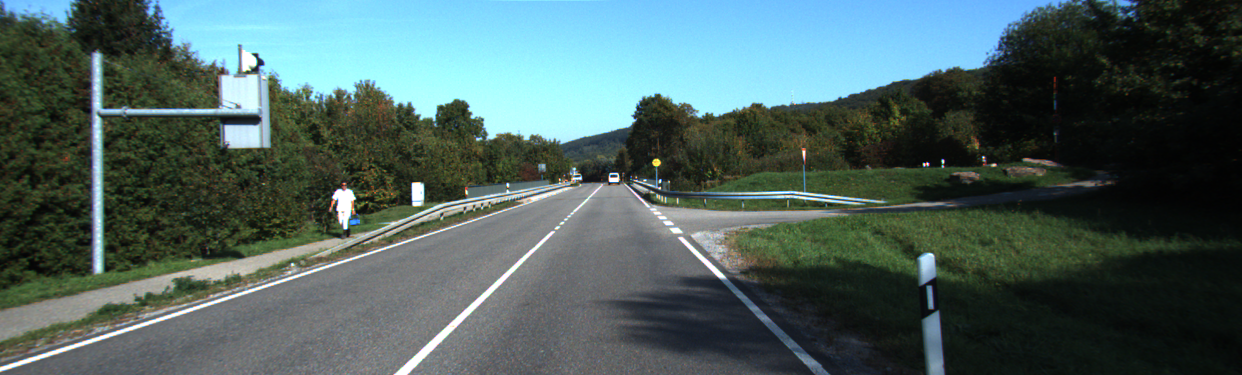
#> input picture PART_A/oneCamera/hardtester/000005.png, 1242 x 375 px; its folder holds only this picture in this run
$ python road_detector_A1.py
#> lines starting #> are read from the running program, lines starting #| are printed output that depends on the picture; after the words box and inside, x2 and y2 are one past the last pixel; in counts of white or black regions, pixels touching at a corner belong together
import cv2
import numpy as np
from collections import deque
from skimage.morphology import skeletonize
from skimage.draw import polygon2mask
import matplotlib.pyplot as plt


###### ROAD DETECTION PIPELINE ######
# This script implements a road detection pipeline using region growing and GrabCut.

# ===============================

# 1. ROI Construction:
#    - Define a trapezoid-shaped Region of Interest (ROI) to eliminate the sky.

# 2. C1 Channel Preprocessing:
''' - Compute the C1 channel: arctangent of R / max(G, B).
    - Apply CLAHE to enhance contrast.
    - C1 is robust to vegetation and blue sky.'''

# 3. Region Growing on C1:
#    - Start from 3 seed points near the bottom of the image.

# 4. Lab Channel Preprocessing:
''' - Apply Retinex enhancement to normalize illumination.
    - Convert to Lab color space and extract the b* channel.
    - Apply histogram equalization.'''

# 5. Region Growing on Lab b*:
#    - Start from the same 3 seed points.

# 6. Channel Selection:
'''    - Choose the best mask based on mean color statistics:
      - Use Lab by default.
      - Fall back to C1 if Lab region-growing yields green or reddish areas (vegetation warning).'''

# 7. Post-Processing of the Selected Mask:
#    - Morphological closing to fill small holes.
#    - Dilation to expand the mask and clean edges.
#    - Crop the mask to the ROI.

# 8. GrabCut Refinement:
#    - Use region-growing mask to initialize GrabCut:
#      - Core → sure foreground
#      - Rest → probable foreground
#    - Result: refined road segmentation.

# 9. Road Shape Extraction:
#    - Find the largest contour (or merge two largest if close in area).
#    - Compute the convex hull to obtain a clean road shape.

# Visual Pipeline:

#        __ C1 channel + CLAHE  \
#       /                        \
# ROI ---                         -- region growing → post-process → GrabCut → contour → convex hull
#       \__ Lab + Retinex ______/


###### LANE DETECTION PIPELINE ######

#TO DO: UPDATE LANE DETECTION!
# fast lane detection -> works only for two lanes
# 1. Convert the image to grayscale and apply Gaussian blur.
# 2. Use Canny edge detection to find edges in the image.
# 3. Create a mask for the region of interest (ROI) using the road hull mask.
# 4. Apply Hough Transform to detect lines in the masked edges.
# 5. Find the line closest to the center of the road
#    - Use the cross product to determine if a point is left or right of the center line.
# 6. Create left and right masks based on the detected line.

# gray → blur → Canny → mask → Hough Transform → line detection → left/right masks


##################################################### ROAD DETECTION PIPELINE #######################################################

# --- geometric helpers -------------------------------------------------------
def build_trapezoid_roi(shape, top_ratio=0.55, bottom_ratio=0.98, widen=0.15):
    """Return a binary ROI mask shaped like a road-trapezoid."""
    h, w = shape
    pts = np.array([
        (int(w*0.5*(1-widen)), int(h*top_ratio)),   # TL
        (int(w*0.5*(1+widen)), int(h*top_ratio)),   # TR
        (int(w*bottom_ratio),  h-1),                # BR
        (int(w*(1-bottom_ratio)), h-1)              # BL
    ], dtype=np.int32)
    mask = np.zeros((h, w), np.uint8)
    cv2.fillPoly(mask, [pts], 255)
    return mask

# [8 lines left out: function largest_hull, not called in this run]

def overlay_hull(frame_bgr, hull, color=(0,255,0), alpha=0.4):
    """Draw filled transparent hull on frame (in-place)."""
    overlay = frame_bgr.copy()
    cv2.fillPoly(overlay, [hull], color)
    cv2.addWeighted(overlay, alpha, frame_bgr, 1-alpha, 0, frame_bgr)

# utilities
# [9 lines left out: function image_loader, not called in this run]

# region growing

def compute_c1_channel(image):
    image_rgb = cv2.cvtColor(image, cv2.COLOR_BGR2RGB).astype(np.float32) + 1e-6
    R = image_rgb[:, :, 0]
    G = image_rgb[:, :, 1]
    B = image_rgb[:, :, 2]
    max_GB = np.maximum(G, B) + 1e-6
    c1 = np.arctan(R / max_GB)
    return ((c1 - c1.min()) / (c1.max() - c1.min()) * 255).astype(np.uint8)


def region_growing(img, seeds, threshold)-> np.ndarray:
    """
    img: Input image (grayscale)
    seeds: List of seed points (x, y) to start the region growing
    threshold: Intensity difference threshold for region growing
    Returns a binary mask of the segmented region
    """
    h, w= img.shape
    segmented = np.zeros((h, w), np.uint8)  # Final mask
    visited = np.zeros((h, w), np.uint8)    # To avoid revisiting pixels

    for seed in seeds:
        queue = deque()
        queue.append(seed) # Initialize queue with seed point

        seed_value = img[seed[1], seed[0]]  # graysale
        region_mean = float(seed_value)
        region_size = 1

        while queue:
            x, y = queue.popleft()

            for dx, dy in [(-1,0), (1,0), (0,-1), (0,1)]: #dfs
                nx, ny = x+dx, y+dy # Neighbor coordinates
                #horizon = int(h * 0.4) ; if 0 <= nx < w and horizon <= ny < h and visited[ny, nx] == 0:
                if 0 <= nx < w and 0 <= ny < h and visited[ny, nx] == 0: # Check bounds and if not visited
                    neighbor_value = img[ny, nx] # Grayscale value of neighbor
                    visited[ny, nx] = 1
                    region_mean= (region_mean * region_size + neighbor_value) / (region_size + 1) # Update mean

                    diff = abs(region_mean - neighbor_value)
                    if diff < threshold:
                        segmented[ny, nx] = 255
                        #visited[ny, nx] = 1
                        queue.append((nx, ny))
                        #region_mean += neighbor_value
                        region_size += 1

    return segmented

# grab cut
def grab_cut(img, initial_mask, iterations=5,strong_foreground_width_ratio=0.3)-> np.ndarray:
    """
    img: Input image (color, BGR)
    initial_mask: Binary mask from region growing (0 and 255)
    itrations: Number of GrabCut iterations
    Returns the refined binary mask (0 background, 255 foreground)
    based on color information (GMMs) and pixel positions finds foreground using min-cut/max-flow optimization
    """
    h, w = initial_mask.shape
    img = img.copy()
    # # Initialize GrabCut mask
    #grabcut_mask = build_grabcut_mask_from_road_mask_old(initial_mask)  # default probable background

    # # # Models (empty, OpenCV needs them)
    bgdModel = np.zeros((1, 65), np.float64)
    fgdModel = np.zeros((1, 65), np.float64)
    grabcut_mask = build_grabcut_mask_from_road_mask(initial_mask, strong_foreground_width_ratio)

    # Apply GrabCut
    # Sanity check before calling GrabCut
    if not np.any((grabcut_mask == cv2.GC_FGD) | (grabcut_mask == cv2.GC_PR_FGD)):
        print("[ERROR] No foreground pixels in GrabCut mask — skipping.")
        return np.zeros_like(grabcut_mask, dtype=np.uint8)

    cv2.grabCut(img, grabcut_mask, None, bgdModel, fgdModel, iterations, cv2.GC_INIT_WITH_MASK)

    # Post-process: Pixels marked as foreground (FG or probable FG) -> 255, else -> 0
    final_mask = np.where(
        (grabcut_mask == cv2.GC_FGD) | (grabcut_mask == cv2.GC_PR_FGD),
        255, 0
    ).astype(np.uint8)

    return final_mask

#helper function to convert road mask to grabcut mask
def build_grabcut_mask_from_road_mask(road_mask: np.ndarray, strong_foreground_width_ratio=0.3) -> np.ndarray:
    """
    Converts a binary road_mask into grabcut mask:
    - center region becomes sure foreground (GC_FGD)
    - rest of white region becomes probable foreground (GC_PR_FGD)
    - black remains probable background (GC_PR_BGD)

    Parameters:
        road_mask: np.ndarray with 0 (background) and 255 (road)
        strong_foreground_width_ratio: width ratio of the sure foreground center band
    Returns:
        grabcut_mask: np.ndarray with values in {0,1,2,3}
    """
    h, w = road_mask.shape
    grabcut_mask = np.full((h, w), cv2.GC_PR_BGD, dtype=np.uint8)

    grabcut_mask[road_mask == 255] = cv2.GC_PR_FGD

    # Define central "safe" zone to mark as sure foreground
    start_x = int(w * (0.5 - strong_foreground_width_ratio / 2))
    end_x = int(w * (0.5 + strong_foreground_width_ratio / 2))
    center_band = road_mask[:, start_x:end_x]

    # In that band, anything that was 255 becomes "sure foreground"
    grabcut_mask[:, start_x:end_x][center_band == 255] = cv2.GC_FGD

    return grabcut_mask

#post processing
def post_processingv1(road_mask: np.ndarray) -> np.ndarray:
    # Post-processing v1
    #close shape
    kernel = cv2.getStructuringElement(cv2.MORPH_ELLIPSE, (5,5))
    road_mask = cv2.morphologyEx(road_mask, cv2.MORPH_CLOSE, kernel)
    # Then dilate separately (to expand)
    dilation_kernel = cv2.getStructuringElement(cv2.MORPH_ELLIPSE, (5,5)) #SOS VERY IMPORTANT
    road_mask = cv2.dilate(road_mask, dilation_kernel, iterations=2)
    return road_mask


def retinex_enhanced(img_bgr, sigma=40,
                     low_L_thresh=110,  # below this Retinex is engaged
                     gamma_dark=1.3,    # only for dark scenes
                     alpha=0.6,         # blend factor L / R
                     debug=False):
    """
    Improved single‑scale Retinex with automatic gain.
    Returns an 8‑bit BGR image.
    --------------------------------------------------
    - `alpha` 0..1   :  weight of original Lightness.
    - `sigma`        :  Gaussian blur (illumination scale).
    - `low_L_thresh` :  scene‑brightness threshold (Lab L*).
    - `gamma_dark`   :  extra brightening if scene is dark.
    """

    # --- 0. to Lab ---------------------------
    lab = cv2.cvtColor(img_bgr, cv2.COLOR_BGR2Lab).astype(np.float32)
    L   = lab[:, :, 0] / 255.0                 # 0‑1

    # --- 1. illumination estimate ------------
    blurL = cv2.GaussianBlur(L, (0, 0), sigma)

    # --- 2. reflectance ----------------------
    reflect = np.log(L + 1e-4) - np.log(blurL + 1e-4)
    reflect -= reflect.mean()                 # centre on 0
    reflect = (reflect - reflect.min()) / (reflect.max() - reflect.min() + 1e-4)

    # --- 3. adaptive blending ----------------
    L_new = alpha * L + (1 - alpha) * reflect

    # optional gamma if scene is dark
    scene_L = L.mean()*255
    if scene_L < low_L_thresh:
        L_new = np.power(L_new, 1/gamma_dark)

    L_new = np.clip(L_new*255, 0, 255).astype(np.uint8)
    lab[:, :, 0] = L_new

    out = cv2.cvtColor(lab.astype(np.uint8), cv2.COLOR_Lab2BGR)

    if debug:
        cv2.imshow("Retinex result", out)
        cv2.waitKey(0); cv2.destroyAllWindows()

    return out

def detect_road(img,imgpath=None,debug=False):
    h, w = img.shape[:2]
    roi = build_trapezoid_roi((h, w), top_ratio=0.55)
    seeds = [(w//4, int(h*0.95)), (w//2, int(h*0.95)), (3*w//4, int(h*0.95))]

    # --- compute c1+CLAHE region growing ---
    c1 = compute_c1_channel(img)
    c1_roi = cv2.bitwise_and(c1, roi)
    clahe = cv2.createCLAHE(2.0, (8, 8))
    c1 = clahe.apply(c1_roi)
    c1_rg = region_growing(c1, seeds, threshold=15)
    c1_rg = post_processingv1(c1_rg)
    mb,mg,mr = cv2.mean(img, mask=c1_rg)[:3]  # discard alpha
    if debug:
        print("c1: Average BGR in region-growing:", mb,mg,mr)

    # --- compute Lab + retinex region growing ---
    img_proc = retinex_enhanced(img, sigma=40)
    lab      = cv2.cvtColor(img_proc, cv2.COLOR_BGR2Lab)
    lab_ch = cv2.equalizeHist(lab[:, :, 2])
    lab_rg = region_growing(lab_ch, seeds, threshold=15)
    lab_rg = post_processingv1(lab_rg)
    if cv2.countNonZero(lab_rg) < 400:
        rg = cv2.dilate(lab_rg, np.ones((5,5), np.uint8), 1)
    mbl,mgl,mrl = cv2.mean(img, mask=lab_rg)[:3]  # discard alpha
    if debug:
        print("lab: Average BGR in region-growing:", mbl, mgl, mrl)
    tol=6
    if mbl>mgl and mbl>mrl:
        mode = 'lab'

    elif mgl>mbl+tol:
        mode = 'c1'
    elif mrl>mbl+tol :
        mode='c1'
    elif mgl>mrl+tol:
        mode='c1'
    else:
        mode = 'lab'

    # --- apply selected or merged mask ---
    if mode == 'c1':
        print("[INFO] Using C1 mode")
        sel_im=img.copy()
        rg_mask = c1_rg
    elif mode == 'lab':
        print("[INFO] Using Lab mode")
        sel_im=img_proc
        rg_mask = lab_rg
    else:
        rg_mask = cv2.bitwise_or(c1_rg, lab_rg)

    if cv2.countNonZero(rg_mask) < 300:
        rg_mask = cv2.dilate(rg_mask, np.ones((5, 5), np.uint8), 2)

    # --- GrabCut refinement ---


    gc_mask = grab_cut(sel_im, rg_mask.copy(), iterations=15, strong_foreground_width_ratio=0.25)
    kernel = cv2.getStructuringElement(cv2.MORPH_ELLIPSE, (5, 5))
    gc_mask = cv2.morphologyEx(gc_mask, cv2.MORPH_CLOSE, kernel)
    gc_mask = cv2.dilate(gc_mask, kernel, iterations=3)
    gc_mask = cv2.bitwise_and(gc_mask, roi)
    #conect contours
    cnts, _ = cv2.findContours(gc_mask, cv2.RETR_EXTERNAL, cv2.CHAIN_APPROX_SIMPLE)
    if not cnts:
        print("[WARN] nothing detected"); return

    cnts = sorted(cnts, key=cv2.contourArea, reverse=True)
    if len(cnts) >= 2 and cv2.contourArea(cnts[1]) > 0.35 * cv2.contourArea(cnts[0]):
        all_pts = np.vstack([cnts[0], cnts[1]])
    else:
        all_pts = cnts[0]
        print("not merged")

    hull = cv2.convexHull(all_pts)

    mask_hull = np.zeros_like(gc_mask)
    cv2.fillPoly(mask_hull, [hull], 255)
    # --- convex hull extraction ---
    #big_cnt, hull = largest_hull(gc_mask) #????????
    print(f"[DEBUG] Hull area: {cv2.contourArea(hull) if hull is not None else 'None'}")
    if hull is None : #or cv2.contourArea(hull) < 400
        print('[WARN] Detected hull too small — trying fallback channel...')
        fallback_mode = 'lab' if mode == 'c1' else 'c1'
        fallback_rg = lab_rg if fallback_mode == 'lab' else c1_rg
        gc_mask = grab_cut(img.copy(), fallback_rg.copy(), iterations=10, strong_foreground_width_ratio=0.2)
        gc_mask = cv2.morphologyEx(gc_mask, cv2.MORPH_CLOSE, kernel)
        gc_mask = cv2.dilate(gc_mask, kernel, iterations=3)
        gc_mask = cv2.bitwise_and(gc_mask, roi)

        big_cnt, hull = largest_hull(gc_mask)
        if hull is None:
            print('[ERROR] Fallback also failed.')
            return
        mode = fallback_mode

    road_hull_mask = np.zeros_like(gc_mask)
    cv2.fillPoly(road_hull_mask, [hull], 255)

    # --- visualization ---
    out = img.copy()
    overlay_hull(out, hull, color=(255, 0, 0), alpha=0.35)

    # cv2.imshow('Region Growing ({} mode)'.format(mode), rg_mask)
    # cv2.imshow('GrabCut mask', gc_mask)
    if debug:
        cv2.imshow('Road hull overlay', out)
        cv2.waitKey(0)
        cv2.destroyAllWindows()
    if imgpath:
        outpath = 'road_results'
        img_name = os.path.basename(imgpath).split('.')[0]
        os.makedirs(outpath, exist_ok=True)  # <-- απαραίτητο

        path = os.path.join(outpath, img_name + '_lanes.png')
        success = cv2.imwrite(path, out)

        if success:
            print(f"[INFO] Saved result to {path}")
        else:
            print(f"[ERROR] Failed to save image to {path}")
    return out, road_hull_mask, hull, gc_mask


# [122 lines left out: functions detect_road_lab, detect_road_c1, not called in this run]


####################################### LANE DETECTION PIPELINE #######################################
'''only for clearly two lanes unfortunately'''
# [371 lines left out: functions split_lanes, split_lanes_old, group_lines, detect_lanes_old, road_tester, large_tester, not called in this run]
def hardtester():
    cur_script_dir = os.path.dirname(os.path.abspath(__file__))
    input_folder = os.path.join(cur_script_dir, 'hardtester')
    for filename in os.listdir(input_folder):
        if filename.lower().endswith(('.png', '.jpg', '.jpeg')):
            img_path = os.path.join(input_folder, filename)
            image = cv2.imread(img_path)

            if image is None:
                print(f"Could not load thimage {filename}")
                continue
            print(f"Processing image: {filename}")
            start=time.time()
            out,road_hull_mask, hull, gc_mask = detect_road(image, imgpath=None, debug=False)
            end=time.time()
            print(f"Time taken: {end-start:.2f} seconds")
            cv2.imshow('Road hull overlay', out)
            cv2.waitKey(0)
            cv2.destroyAllWindows()

if __name__ == "__main__":
    import os
    import time
    x=int(input("Chose mode 1: hard tester, 2: road tester, 3: large tester: "))
#> the answer given: 1
    if x==1:
        print("running hard tester")
        hardtester()  # Test with hard images
#> in hardtester, image is the input picture: shape (375, 1242, 3); mean B, G, R 95.3, 97.3, 76.4
#> in build_trapezoid_roi, `cv2.fillPoly(mask, [pts], 255)`:
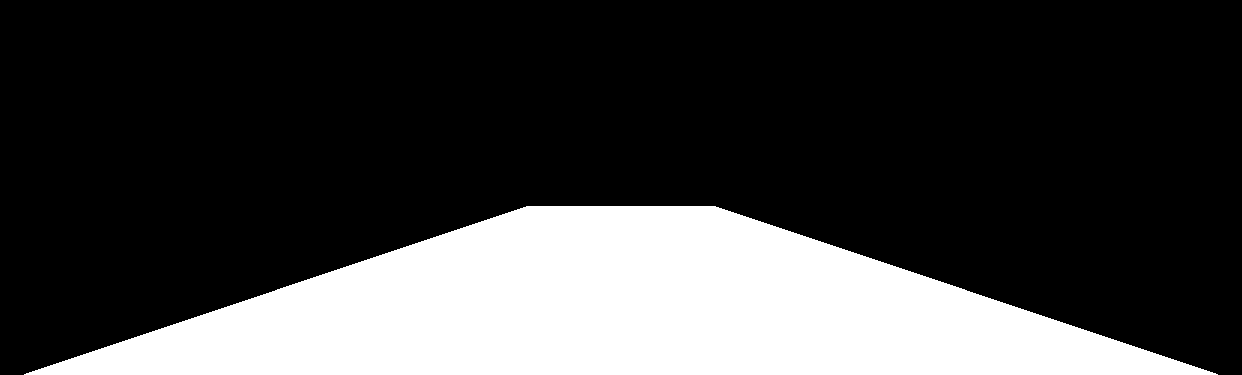
#> mask: shape (375, 1242); 25.1% white; 1 white region, box (x1, y1, x2, y2) and area: (24, 206, 1218, 375) 117114
#> in detect_road, `c1_roi = cv2.bitwise_and(c1, roi)`:
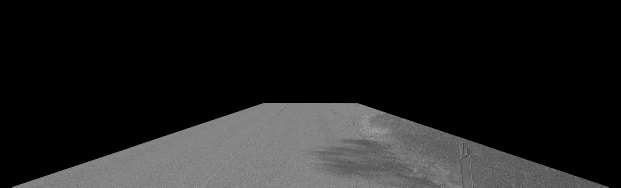
#> c1_roi: shape (375, 1242) (shown at 1/2 size); min 0, max 202, mean 30.5
#> the loop in region_growing, `for seed in seeds:` made 3 passes
#> seed_value on passes 1 to 3: 161, 173, 130
#> in detect_road, `mb,mg,mr = cv2.mean(img, mask=c1_rg)[:3]`: mb = 121.1; mg = 118.7; mr = 115.7
#> in retinex_enhanced, `L_new = alpha * L + (1 - alpha) * reflect`:
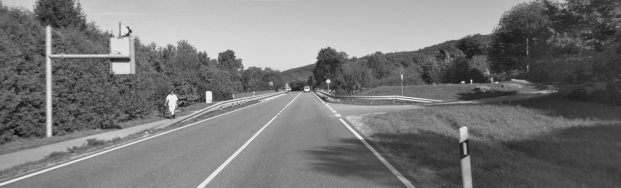
#> L_new: shape (375, 1242) float32 (shown at 1/2 size); min 0.00471, max 0.998, mean 0.47
#> in retinex_enhanced, `scene_L = L.mean()*255`: scene_L = 97.06
#> in detect_road, `lab_ch = cv2.equalizeHist(lab[:, :, 2])`:
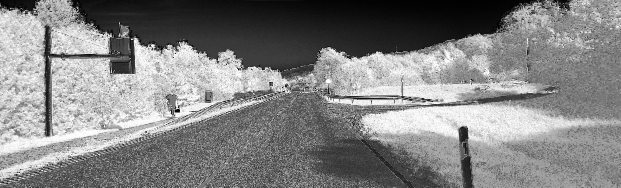
#> lab_ch: shape (375, 1242) (shown at 1/2 size); min 0, max 255, mean 131.4
#> the loop in region_growing (call 2), `for seed in seeds:` made 3 passes
#> seed_value on passes 1 to 3: 139, 159, 40
#> in detect_road, `mbl,mgl,mrl = cv2.mean(img, mask=lab_rg)[:3]`: mbl = 111.5; mgl = 97.43; mrl = 78.8
#> in grab_cut, `grabcut_mask = build_grabcut_mask_from_road_mask(initial_mask, strong_..`:
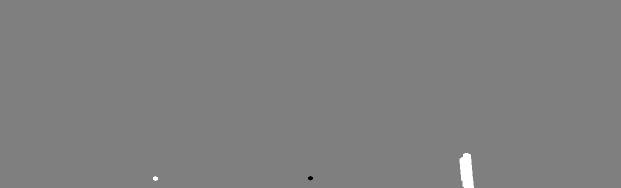
#> grabcut_mask: shape (375, 1242) (shown at 1/2 size); min 1, max 3, mean 2; drawn with min black and max white
#> in detect_road, `gc_mask = cv2.bitwise_and(gc_mask, roi)`:
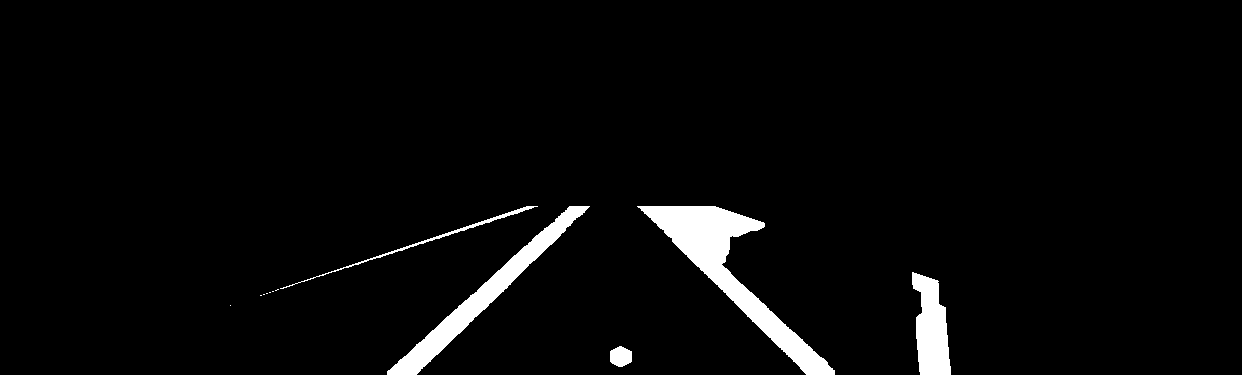
#> gc_mask: shape (375, 1242); 3.4% white; 12 white regions (7 under 20 px)
#> in detect_road, `cnts, _ = cv2.findContours(gc_mask, cv2.RETR_EXTERNAL, cv2.CHAIN_APPRO..`: cnts = 12 contours, 7 with area under 20; largest, box (x1, y1, x2, y2) and area: (637, 206, 835, 375) 7152, (387, 206, 590, 375) 4360, (912, 272, 951, 375) 2612, (280, 206, 538, 289) 385, (610, 346, 632, 367) 329
#> in detect_road, `all_pts = np.vstack([cnts[0], cnts[1]])`: all_pts = contour of 375 points, box (x1, y1, x2, y2) (387, 206, 835, 375), area 11512
#> in detect_road, `hull = cv2.convexHull(all_pts)`: hull = contour of 12 points, box (x1, y1, x2, y2) (387, 206, 835, 375), area 53470
#| [DEBUG] Hull area: 53470.0
#> in overlay_hull, `cv2.addWeighted(overlay, alpha, frame_bgr, 1-alpha, 0, frame_bgr)`:
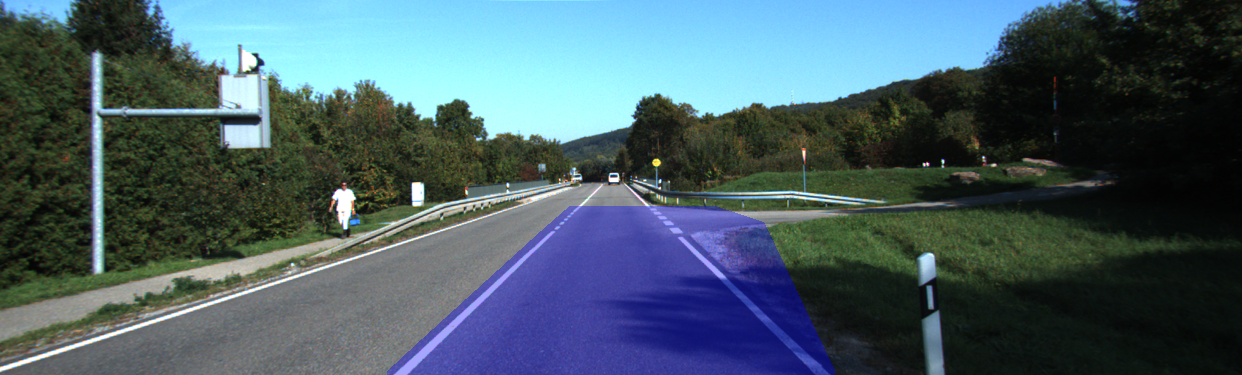
#> frame_bgr: shape (375, 1242, 3); mean B, G, R 101.6, 93.3, 72.5
    if x==2:
        print("running road tester")
        road_tester()  # KITTI dataset training road_data
    if (x)==3:
        print("running large tester")
        large_tester() #other kitti images hard

    # [16 lines of commented-out code are left out]
